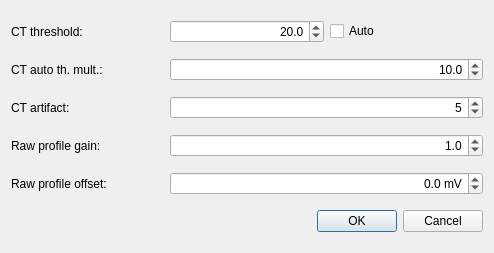
<?xml version="1.0" encoding="UTF-8"?>
<ui version="4.0">
 <class>CtConfigurationDialog</class>
 <widget class="QDialog" name="CtConfigurationDialog">
  <property name="geometry">
   <rect>
    <x>0</x>
    <y>0</y>
    <width>494</width>
    <height>253</height>
   </rect>
  </property>
  <property name="windowTitle">
   <string>Dialog</string>
  </property>
  <layout class="QGridLayout" name="gridLayout">
   <item row="0" column="0">
    <widget class="QLabel" name="thresholdLabel">
     <property name="text">
      <string>CT threshold:</string>
     </property>
    </widget>
   </item>
   <item row="0" column="1">
    <widget class="QDoubleSpinBox" name="thresholdBox">
     <property name="alignment">
      <set>Qt::AlignRight|Qt::AlignTrailing|Qt::AlignVCenter</set>
     </property>
     <property name="decimals">
      <number>1</number>
     </property>
     <property name="minimum">
      <double>0.100000000000000</double>
     </property>
     <property name="maximum">
      <double>9999.899999999999636</double>
     </property>
     <property name="value">
      <double>20.000000000000000</double>
     </property>
    </widget>
   </item>
   <item row="0" column="2">
    <widget class="QCheckBox" name="autoThresholdBox">
     <property name="text">
      <string>Auto</string>
     </property>
    </widget>
   </item>
   <item row="1" column="0">
    <widget class="QLabel" name="autoThresholdMultiplierLabel">
     <property name="text">
      <string>CT auto th. mult.:</string>
     </property>
    </widget>
   </item>
   <item row="1" column="1" colspan="2">
    <widget class="QDoubleSpinBox" name="autoThresholdMultiplierBox">
     <property name="alignment">
      <set>Qt::AlignRight|Qt::AlignTrailing|Qt::AlignVCenter</set>
     </property>
     <property name="decimals">
      <number>1</number>
     </property>
     <property name="minimum">
      <double>0.100000000000000</double>
     </property>
     <property name="maximum">
      <double>999.899999999999977</double>
     </property>
     <property name="value">
      <double>10.000000000000000</double>
     </property>
    </widget>
   </item>
   <item row="2" column="0">
    <widget class="QLabel" name="artifactLabel">
     <property name="text">
      <string>CT artifact:</string>
     </property>
    </widget>
   </item>
   <item row="2" column="1" colspan="2">
    <widget class="QSpinBox" name="artifactBox">
     <property name="alignment">
      <set>Qt::AlignRight|Qt::AlignTrailing|Qt::AlignVCenter</set>
     </property>
     <property name="value">
      <number>5</number>
     </property>
    </widget>
   </item>
   <item row="3" column="0">
    <widget class="QLabel" name="rawProfileGainLabel">
     <property name="text">
      <string>Raw profile gain:</string>
     </property>
    </widget>
   </item>
   <item row="3" column="1" colspan="2">
    <widget class="QDoubleSpinBox" name="rawProfileGainBox">
     <property name="alignment">
      <set>Qt::AlignRight|Qt::AlignTrailing|Qt::AlignVCenter</set>
     </property>
     <property name="decimals">
      <number>1</number>
     </property>
     <property name="minimum">
      <double>0.100000000000000</double>
     </property>
     <property name="maximum">
      <double>99.900000000000006</double>
     </property>
     <property name="value">
      <double>1.000000000000000</double>
     </property>
    </widget>
   </item>
   <item row="4" column="0">
    <widget class="QLabel" name="rawProfileOffsetLabel">
     <property name="text">
      <string>Raw profile offset:</string>
     </property>
    </widget>
   </item>
   <item row="4" column="1" colspan="2">
    <widget class="QDoubleSpinBox" name="rawProfileOffsetBox">
     <property name="alignment">
      <set>Qt::AlignRight|Qt::AlignTrailing|Qt::AlignVCenter</set>
     </property>
     <property name="suffix">
      <string> mV</string>
     </property>
     <property name="decimals">
      <number>1</number>
     </property>
     <property name="minimum">
      <double>-9999.899999999999636</double>
     </property>
     <property name="maximum">
      <double>9999.899999999999636</double>
     </property>
    </widget>
   </item>
   <item row="5" column="1" colspan="2">
    <widget class="QDialogButtonBox" name="buttonBox">
     <property name="orientation">
      <enum>Qt::Horizontal</enum>
     </property>
     <property name="standardButtons">
      <set>QDialogButtonBox::Cancel|QDialogButtonBox::Ok</set>
     </property>
    </widget>
   </item>
  </layout>
 </widget>
 <tabstops>
  <tabstop>thresholdBox</tabstop>
  <tabstop>autoThresholdBox</tabstop>
  <tabstop>autoThresholdMultiplierBox</tabstop>
  <tabstop>artifactBox</tabstop>
  <tabstop>rawProfileGainBox</tabstop>
  <tabstop>rawProfileOffsetBox</tabstop>
 </tabstops>
 <resources/>
 <connections>
  <connection>
   <sender>buttonBox</sender>
   <signal>accepted()</signal>
   <receiver>CtConfigurationDialog</receiver>
   <slot>accept()</slot>
   <hints>
    <hint type="sourcelabel">
     <x>248</x>
     <y>254</y>
    </hint>
    <hint type="destinationlabel">
     <x>157</x>
     <y>274</y>
    </hint>
   </hints>
  </connection>
  <connection>
   <sender>buttonBox</sender>
   <signal>rejected()</signal>
   <receiver>CtConfigurationDialog</receiver>
   <slot>reject()</slot>
   <hints>
    <hint type="sourcelabel">
     <x>316</x>
     <y>260</y>
    </hint>
    <hint type="destinationlabel">
     <x>286</x>
     <y>274</y>
    </hint>
   </hints>
  </connection>
 </connections>
</ui>
